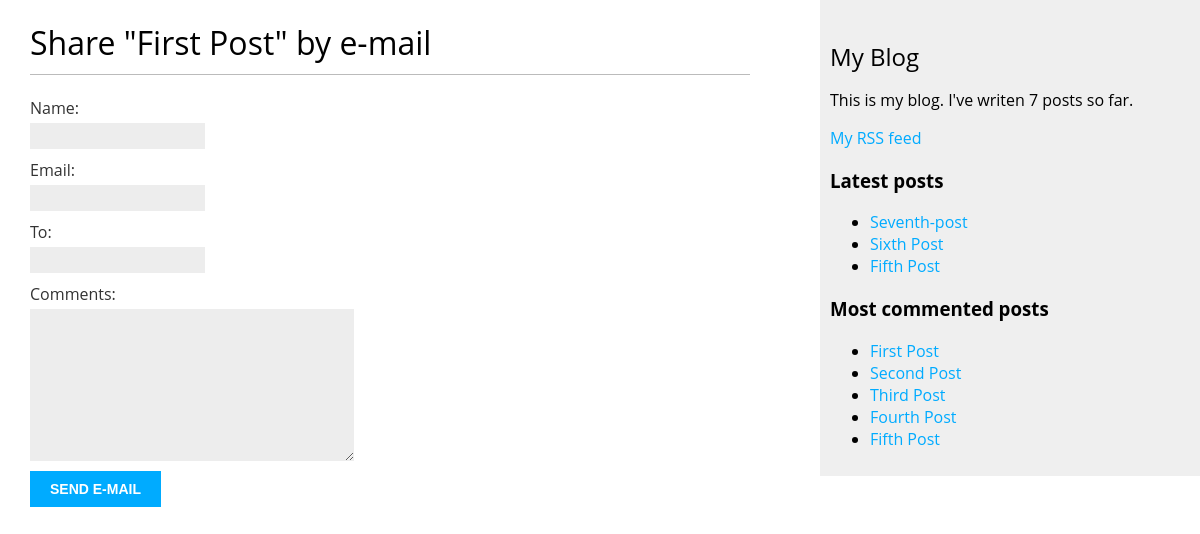
Page /blog/3/share/ on the earlier database version.
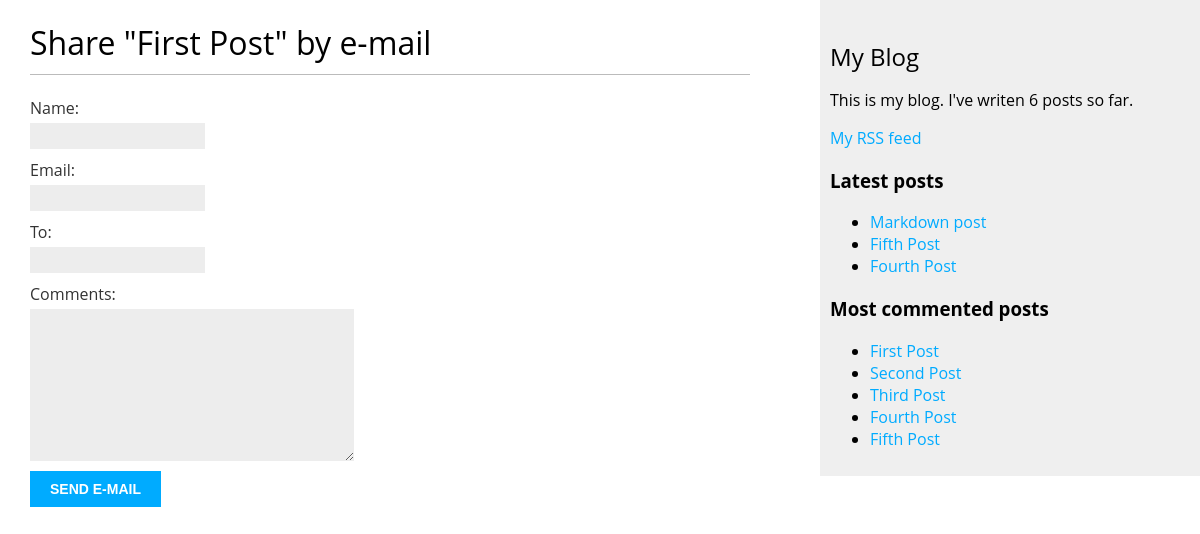
Same page on the later database version.
### blog/models.py (models this page shows, shortened)
class Post(models.Model):
    class Status(models.TextChoices):
        DRAFT = 'DF', 'Draft'
        PUBLISHED = 'PB', 'Published'
    title = models.CharField(max_length=250)
    slug = models.SlugField(max_length=250,
                            unique_for_date='publish')
    author = models.ForeignKey(User,
                               on_delete=models.CASCADE,
                               related_name='blog_posts')
    body = models.TextField()
    publish = models.DateTimeField(default=timezone.now)
    created = models.DateTimeField(auto_now_add=True)
    updated = models.DateTimeField(auto_now=True)
    status = models.CharField(max_length=2,
                              choices=Status.choices,
                              default=Status.DRAFT)
    objects = models.Manager()
    published = PublishedManager()
    tags = TaggableManager()
    class Meta:
        ordering = ['-publish']
        indexes = [
            models.Index(fields=['-publish'])
        ]
    def get_absolute_url(self):
        return reverse('blog:post_detail',
                       args=[self.publish.year,
                             self.publish.month,
                             self.publish.day,
                             self.slug])

### blog/views.py (the view)
def post_share(request, post_id):
    post = get_object_or_404(Post, id=post_id, status=Post.Status.PUBLISHED)
    sent = False
    if request.method == 'POST':
        form = EmailPostForm(request.POST)
        if form.is_valid():
            cd = form.cleaned_data
            post_url = request.build_absolute_uri(post.get_absolute_url())
            subject = f"{cd['name']} recommends you read " \
                f"{post.title}"
            message = f"Read {post.title} at {post_url}\n\n" \
                f"{cd['name']}\'s comments: {cd['comments']}"
            send_mail(subject, message, 'thooriq.na@gmail.com', [cd['to']])
            sent = True
    else:
        form = EmailPostForm()
    return render(request, 'blog/post/share.html',
                  {'post':post, 'form':form, 'sent':sent})

### blog/forms.py
class EmailPostForm(forms.Form):
    name = forms.CharField(max_length=25)
    email = forms.EmailField()
    to = forms.EmailField()
    comments = forms.CharField(required=False,
                               widget=forms.Textarea)

### blog/models.py (called while the page is built)
    def get_queryset(self):
            return super().get_queryset()\
                .filter(status=Post.Status.PUBLISHED)

### blog/templatetags/blog_tags.py (called while the page is built)
@register.simple_tag
def total_posts():
    return Post.published.count()

@register.inclusion_tag('blog/post/latest_posts.html')
def show_latest_posts(count=5):
    latest_posts = Post.published.order_by('-publish')[:count]
    return {'latest_posts': latest_posts}

@register.simple_tag
def get_most_commented_posts(count=5):
    return Post.published.annotate(
        total_comments=Count('comments')
    ).order_by('-total_comments')[:count]

### blog/templates/blog/post/share.html (shortened to what this page needs)
{% extends "blog/base.html" %}
{% block content %}
    {% if sent %}
        <h1>E-mail successfully sent</h1>
        <p>
            "{{ post.title }}" was successfully sent to {{ form.cleaned_data.to }}.
        </p>
    {% else %}
        <h1>Share "{{ post.title }}" by e-mail</h1>
        <form method="post">
            {{ form.as_p }}
            <input type="submit" value="Send e-mail">
        </form>
    {% endif %}
{% endblock %}

### blog/templates/blog/base.html (shortened to what this page needs)
{% load blog_tags %}
{% load static %}
<!DOCTYPE html>
<html lang="en">
<head>
    <link href="{% static 'css/blog.css' %}" rel="stylesheet">
</head>
<body>
    <div id="content">
        {% block content %}
        {% endblock %}
    </div>
    <div id="sidebar">
        <h2>My Blog</h2>
        <p>
            This is my blog.
            I've writen {% total_posts %} posts so far.
        </p>
        <p>
            <a href="{% url "blog:post_feed" %}">
                My RSS feed
            </a>
        </p>
        <h3>Latest posts</h3>
        {% show_latest_posts 3 %}
        <h3>Most commented posts</h3>
        {% get_most_commented_posts as most_commented_posts %}
        <ul>
            {% for post in most_commented_posts %}
                <li>
                    <a href="{{ post.get_absolute_url }}">{{ post.title }}</a>
                </li>
            {% endfor %}
        </ul>
    </div>
</body>
</html>

### blog/templates/blog/post/latest_posts.html
<ul>
    {% for post in latest_posts %}
        <li>
            <a href="{{ post.get_absolute_url }}">{{ post.title }}</a>
        </li>
    {% endfor %}
</ul>

Differences in the rows shown:
removed Post: title "Seventh-post", shown under "Latest posts"
removed Post: title "Sixth Post", shown under "Latest posts"
added Post: title "Markdown post", shown under "Latest posts"
now on one of the page's lists (row unchanged): Post: title "Fourth Post"
Other differences:
text no longer shown: "7"
text now shown: "6"
